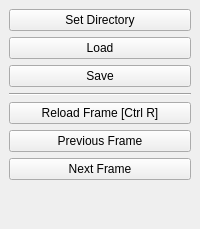
        <widget class="QWidget" name="tabFile">
         <attribute name="title">
          <string>File</string>
         </attribute>
         <layout class="QVBoxLayout" name="verticalLayout_5">
          <property name="spacing">
           <number>6</number>
          </property>
          <property name="leftMargin">
           <number>9</number>
          </property>
          <property name="topMargin">
           <number>9</number>
          </property>
          <property name="rightMargin">
           <number>9</number>
          </property>
          <property name="bottomMargin">
           <number>9</number>
          </property>
          <item>
           <widget class="QPushButton" name="bFileDirectory">
            <property name="text">
             <string>Set Directory</string>
            </property>
           </widget>
          </item>
          <item>
           <widget class="QPushButton" name="bFileLoad">
            <property name="text">
             <string>Load</string>
            </property>
           </widget>
          </item>
          <item>
           <widget class="QPushButton" name="bFileSaveLines">
            <property name="text">
             <string>Save</string>
            </property>
           </widget>
          </item>
          <item>
           <widget class="Line" name="vlineSep_4">
            <property name="orientation">
             <enum>Qt::Horizontal</enum>
            </property>
           </widget>
          </item>
          <item>
           <widget class="QPushButton" name="bFrameReload">
            <property name="text">
             <string>Reload Frame [Ctrl R]</string>
            </property>
           </widget>
          </item>
          <item>
           <widget class="QPushButton" name="bFramePrev">
            <property name="text">
             <string>Previous Frame</string>
            </property>
           </widget>
          </item>
          <item>
           <widget class="QPushButton" name="bFrameNext">
            <property name="text">
             <string>Next Frame</string>
            </property>
           </widget>
          </item>
          <item>
           <spacer name="verticalSpacer_4">
            <property name="orientation">
             <enum>Qt::Vertical</enum>
            </property>
            <property name="sizeHint" stdset="0">
             <size>
              <width>20</width>
              <height>40</height>
             </size>
            </property>
           </spacer>
          </item>
         </layout>
        </widget>
